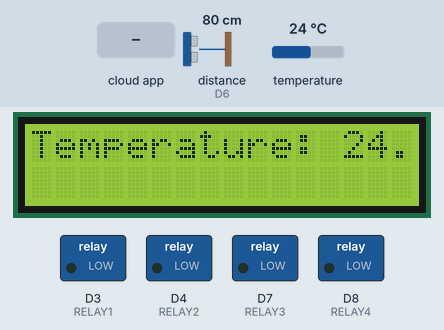
Recording of a sketch running on a simulated ESP8266 (NodeMCU). Shown: 16×2 character LCD, switched loads named in the sketch (green lamp = pin HIGH). Wiring (inferred from the names in the program): ultrasonic range finder: trigger D5; echo D6. Inputs (shaded band) come from the test bench; at power-on: distance to the obstacle (sensor on D6) 80 cm, temperature 24 °C. The echo pulse lasts 58.3 µs per cm; WiFi joins after 1.5 s; servers stay silent unless stated; the Firebase database answers and starts empty; pins used as bus, display or sensor lines are not drawn; what the sketch prints to the serial monitor is not drawn.

Above: at 3.2 s.
3.3 s: the phone or cloud app sets Relay1 to 1
At 6.4 s:
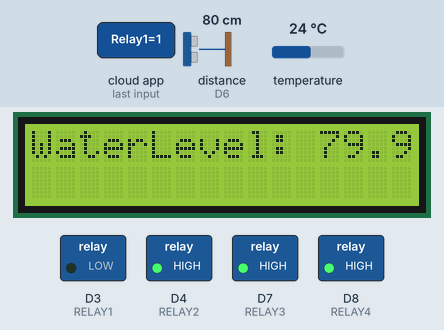
8.0 s: the phone or cloud app sets Relay2 to 1
At 12.1 s:
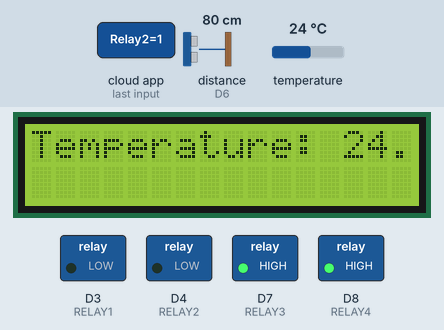
17.0 s: the phone or cloud app sets Relay3 to 1
At 21.7 s:
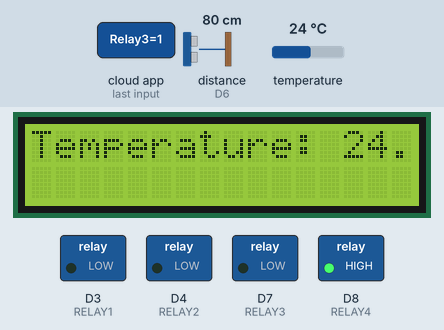
26.0 s: the phone or cloud app sets Relay1 to 0
At 29.7 s:
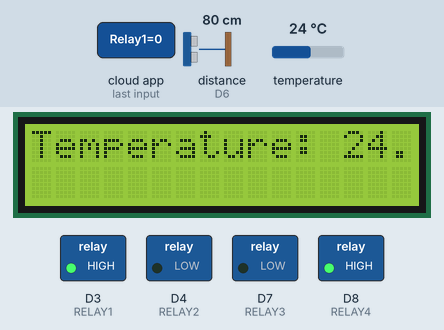
34.0 s: the phone or cloud app sets Relay4 to 1
At 37.8 s:
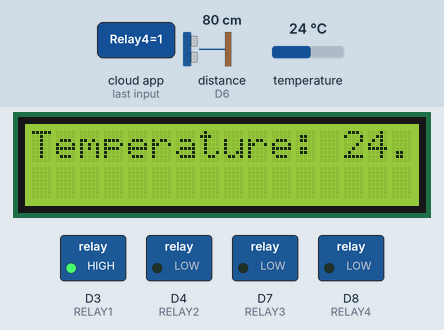
43.0 s: the phone or cloud app sets Relay2 to 0
At 44.7 s:
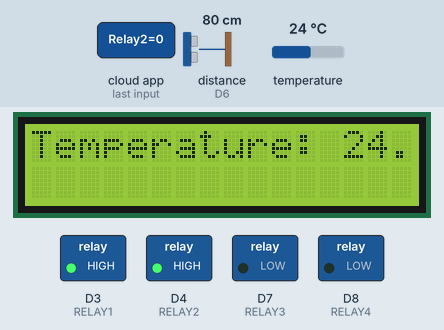
Timing chart, 0 to 46.2 s (numbered marks = the images above; inputs shaded):
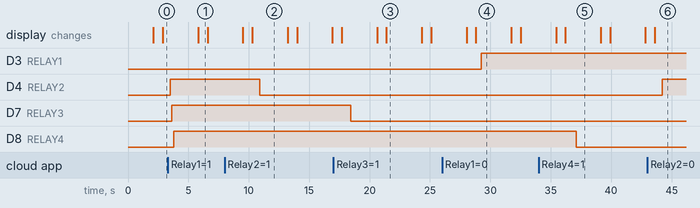

Measured:
- after the input at 3.3 s, D3 (RELAY1): stays LOW (without the input it goes to HIGH after 0.04 s)
- after the input at 8.0 s, D4 (RELAY2): HIGH → LOW after 2.9 s
- after the input at 17.0 s, D7 (RELAY3): HIGH → LOW after 1.4 s
- after the input at 26.0 s, D3 (RELAY1): LOW → HIGH after 3.3 s
- after the input at 34.0 s, D8 (RELAY4): HIGH → LOW after 3.1 s
- after the input at 43.0 s, D4 (RELAY2): LOW → HIGH after 1.2 s
- what the display in image 1 shows lasts 0.8 s, from 5.8 s to 6.6 s

The sketch:

projek.ino
```cpp
#include <ESP8266WiFi.h>
#include <FirebaseESP8266.h>
#include <DallasTemperature.h>
#include <OneWire.h>
#include <LiquidCrystal_I2C.h>

LiquidCrystal_I2C lcd(0x27, 16, 2);

#define FIREBASE_HOST "wahyu-b55e8-default-rtdb.firebaseio.com"
#define FIREBASE_AUTH "VQRjG2UnOoiHyFZajEn68o1c5EuPdvA7cDaA7xon"

const char* ssid = "Yans2";
const char* password = "00000000";

#define TRIGPIN D5
#define ECHOPIN D6

#define oneWireBus D0
OneWire oneWire(oneWireBus);
DallasTemperature sensorDS(&oneWire);

FirebaseData firebaseData;
FirebaseAuth firebaseAuth;
FirebaseConfig firebaseConfig;

#define RELAY1 D3
#define RELAY2 D4
#define RELAY3 D7
#define RELAY4 D8

void setup() {
  Serial.begin(115200);

  WiFi.begin(ssid, password);
  while (WiFi.status() != WL_CONNECTED) {
    delay(1000);
    Serial.println("Connecting to WiFi...");
  }
  Serial.println("Connected to WiFi with IP: ");
  Serial.println(WiFi.localIP());

  firebaseConfig.host = FIREBASE_HOST;
  firebaseConfig.signer.tokens.legacy_token = FIREBASE_AUTH;

  Firebase.begin(&firebaseConfig, &firebaseAuth);
  Firebase.reconnectWiFi(true);

  lcd.init();
  lcd.backlight();

  pinMode(TRIGPIN, OUTPUT);
  pinMode(ECHOPIN, INPUT);

  pinMode(RELAY1, OUTPUT);
  pinMode(RELAY2, OUTPUT);
  pinMode(RELAY3, OUTPUT);
  pinMode(RELAY4, OUTPUT);

  sensorDS.begin();
}

void loop() {
  digitalWrite(TRIGPIN, LOW);
  delayMicroseconds(2);
  digitalWrite(TRIGPIN, HIGH);
  delayMicroseconds(10);
  digitalWrite(TRIGPIN, LOW);

  long duration = pulseIn(ECHOPIN, HIGH);
  float distance = duration / 2 * 0.0343;
  Serial.print("Distance: ");
  Serial.println(distance);
  lcd.setCursor(0, 0);
  lcd.print("WaterLevel: ");
  lcd.print(distance);

  sensorDS.requestTemperatures();
  float waterTemperature = sensorDS.getTempCByIndex(0);
  Serial.print("Water Temperature: ");
  Serial.println(waterTemperature);
  lcd.setCursor(0, 0);
  lcd.print("Temperature: ");
  lcd.print(waterTemperature);

  if (Firebase.setFloat(firebaseData, "/Water_Level", distance)) {
    Serial.println("Water Level updated");
  } else {
    Serial.print("Failed to update Water Level: ");
    Serial.println(firebaseData.errorReason());
  }

  if (Firebase.setFloat(firebaseData, "/Water_Temperature", waterTemperature)) {
    Serial.println("Water Temperature updated");
  } else {
    Serial.print("Failed to update water temperature: ");
    Serial.println(firebaseData.errorReason());
  }

  if (Firebase.getInt(firebaseData, "/Relay1")) {
    digitalWrite(RELAY1, firebaseData.intData() ? LOW : HIGH);
  }
  if (Firebase.getInt(firebaseData, "/Relay2")) {
    digitalWrite(RELAY2, firebaseData.intData() ?  LOW : HIGH);
  }
  if (Firebase.getInt(firebaseData, "/Relay3")) {
    digitalWrite(RELAY3, firebaseData.intData() ? LOW : HIGH);
  }
  if (Firebase.getInt(firebaseData, "/Relay4")) {
    digitalWrite(RELAY4, firebaseData.intData() ? LOW : HIGH);
  }

  delay(2000);
}
```
